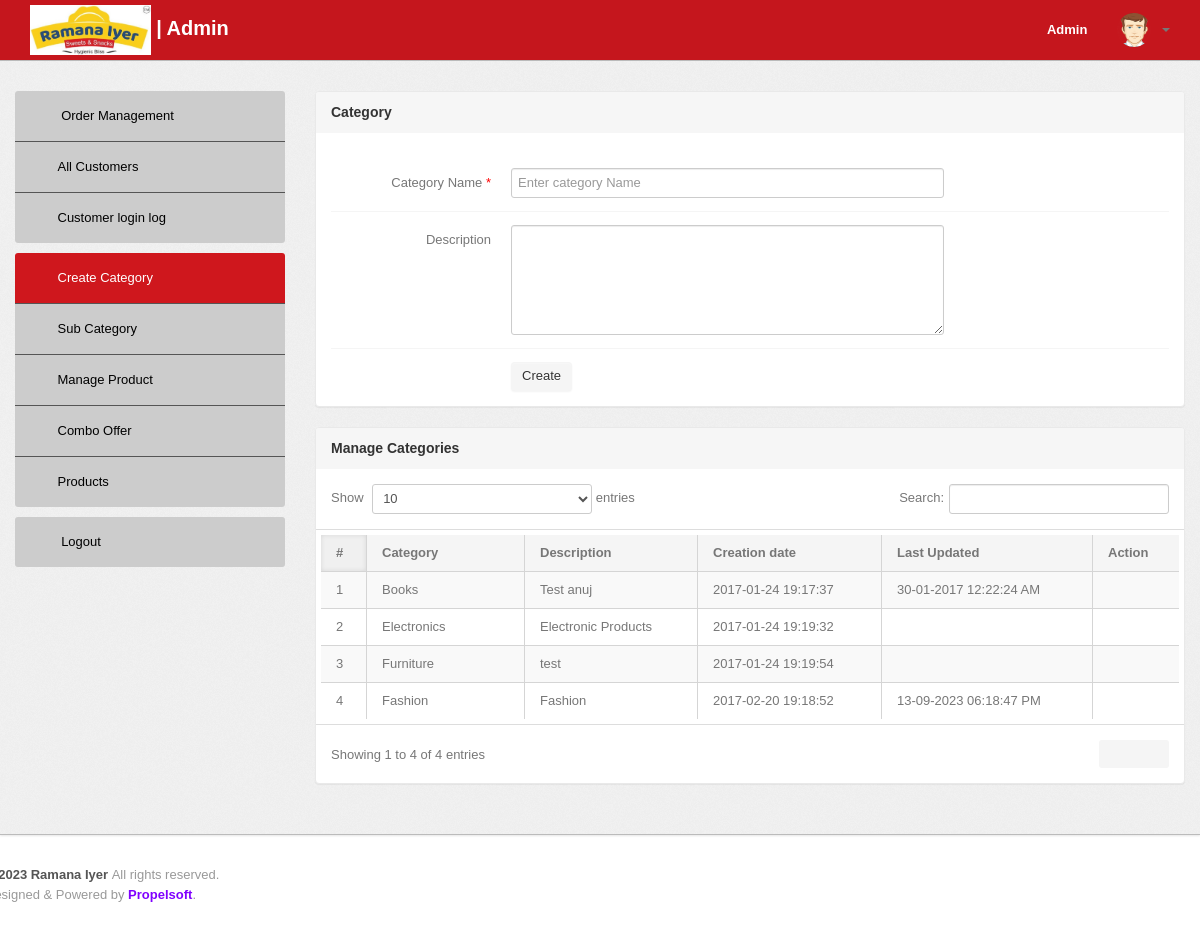
The app's page /admin/category.php (signed in) with its own data.
### tables this page shows
CREATE TABLE `category` (
  `id` int(11) NOT NULL,
  `categoryName` varchar(255) DEFAULT NULL,
  `categoryDescription` longtext DEFAULT NULL,
  `creationDate` timestamp NOT NULL DEFAULT current_timestamp(),
  `updationDate` varchar(255) DEFAULT NULL
);

### admin/category.php (the view, shortened to what this page needs)
<?php
include('include/config.php');
if (strlen($_SESSION['alogin']) == 0) {
	header('location:index.php');
} else {
	?>
	<!DOCTYPE html>
	<html lang="en">
	<head>
		<link type="text/css" href="bootstrap/css/bootstrap.min.css" rel="stylesheet">
		<link type="text/css" href="bootstrap/css/bootstrap-responsive.min.css" rel="stylesheet">
		<link type="text/css" href="css/theme.css" rel="stylesheet">
		<link type="text/css" href="images/icons/css/font-awesome.css" rel="stylesheet">
		<link type="text/css" href='css/opensans.css' rel='stylesheet'>
		<link rel="stylesheet" href="css/sweetalert2.min.css">
	</head>
	<body>
		<?php include('include/header.php'); ?>
		<div class="wrapper">
			<div class="container">
				<div class="row">
					<?php
					include('include/sidebar.php'); ?>
					<div class="span9">
						<div class="content">
							<div class="module">
								<div class="module-head">
									<h3>Category</h3>
								</div>
								<div class="module-body">
									<br />
									<form class="form-horizontal row-fluid" name="Category" method="post">
										<div class="control-group">
											<label class="control-label" for="basicinput">Category Name <span>*</span></label>
											<div class="controls">
												<input type="text" placeholder="Enter category Name" name="category"
													class="span8 tip" required>
											</div>
										</div>
										<div class="control-group">
											<label class="control-label" for="basicinput">Description</label>
											<div class="controls">
												<textarea class="span8" name="description" rows="5"></textarea>
											</div>
										</div>
										<div class="control-group">
											<div class="controls">
												<button type="submit" name="submit" class="btn">Create</button>
											</div>
										</div>
									</form>
								</div>
							</div>
							<div class="module">
								<div class="module-head">
									<h3>Manage Categories</h3>
								</div>
								<div class="module-body table">
									<table cellpadding="0" cellspacing="0" border="0"
										class="datatable-1 table table-bordered table-striped	 display"
										style="width:100%;padding:5px;">
										<thead>
											<tr>
												<th>#</th>
												<th>Category</th>
												<th>Description</th>
												<th>Creation date</th>
												<th>Last Updated</th>
												<th>Action</th>
											</tr>
										</thead>
										<tbody>
											<?php $query = mysqli_query($con, "select * from category");
											$cnt = 1;
											while ($row = mysqli_fetch_array($query)) {
												?>
												<tr>
													<td>
														<?php echo htmlentities($cnt); ?>
													</td>
													<td class="wrap_td_100">
														<?php echo htmlentities($row['categoryName']); ?>
													</td>
													<td class="wrap_td_100">
														<?php echo htmlentities($row['categoryDescription']); ?>
													</td>
													<td class="wrap_td_100">
														<?php echo htmlentities($row['creationDate']); ?>
													</td>
													<td class="wrap_td_100">
														<?php echo htmlentities($row['updationDate']); ?>
													</td>
													<td>
														<a href="edit-category.php?id=<?php echo $row['id'] ?>"><i
																class="icon-edit"></i></a>
														<a onClick="delPopup('<?php echo $row['id'] ?>')"><i
																class="icon-remove-sign"></i></a>
													</td>
												</tr>
												<?php $cnt = $cnt + 1;
											} ?>
									</table>
								</div>
							</div>
						</div>
					</div>
				</div>
			</div>
		</div>
		<?php include('include/footer.php'); ?>
	</body>
<?php } ?>

### records on screen
category: categoryName "Books", categoryDescription "Test anuj", creationDate "2017-01-24 19:17:37", updationDate "30-01-2017 12:22:24 AM"
category: categoryName "Electronics", categoryDescription "Electronic Products", creationDate "2017-01-24 19:19:32"
category: categoryName "Furniture", categoryDescription "test", creationDate "2017-01-24 19:19:54"
category: categoryName "Fashion", categoryDescription "Fashion", creationDate "2017-02-20 19:18:52", updationDate "13-09-2023 06:18:47 PM"
